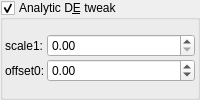
    <widget class="MyGroupBox" name="groupCheck_analyticDE_enabled_false">
     <property name="title">
      <string>Analytic D&amp;E tweak</string>
     </property>
     <property name="checkable">
      <bool>true</bool>
     </property>
     <layout class="QVBoxLayout" name="verticalLayout_12" stretch="0">
      <property name="spacing">
       <number>2</number>
      </property>
      <property name="leftMargin">
       <number>2</number>
      </property>
      <property name="topMargin">
       <number>2</number>
      </property>
      <property name="rightMargin">
       <number>2</number>
      </property>
      <property name="bottomMargin">
       <number>2</number>
      </property>
      <item>
       <layout class="QGridLayout" name="gridLayout_28" columnstretch="0,0,2">
        <property name="spacing">
         <number>2</number>
        </property>
        <item row="0" column="1">
         <widget class="QLabel" name="label_179">
          <property name="text">
           <string>scale1:</string>
          </property>
         </widget>
        </item>
        <item row="1" column="1">
         <widget class="QLabel" name="label_178">
          <property name="text">
           <string>offset0:</string>
          </property>
         </widget>
        </item>
        <item row="1" column="2">
         <widget class="MyDoubleSpinBox" name="spinbox_analyticDE_offset_0">
          <property name="sizePolicy">
           <sizepolicy hsizetype="Minimum" vsizetype="Maximum">
            <horstretch>0</horstretch>
            <verstretch>0</verstretch>
           </sizepolicy>
          </property>
          <property name="prefix">
           <string/>
          </property>
          <property name="suffix">
           <string/>
          </property>
          <property name="decimals">
           <number>2</number>
          </property>
          <property name="minimum">
           <double>-99.989999999999995</double>
          </property>
          <property name="maximum">
           <double>99.989999999999995</double>
          </property>
          <property name="singleStep">
           <double>0.100000000000000</double>
          </property>
         </widget>
        </item>
        <item row="0" column="2">
         <widget class="MyDoubleSpinBox" name="spinbox_analyticDE_scale_1">
          <property name="sizePolicy">
           <sizepolicy hsizetype="Minimum" vsizetype="Maximum">
            <horstretch>0</horstretch>
            <verstretch>0</verstretch>
           </sizepolicy>
          </property>
          <property name="prefix">
           <string/>
          </property>
          <property name="suffix">
           <string/>
          </property>
          <property name="decimals">
           <number>2</number>
          </property>
          <property name="minimum">
           <double>0.000000000000000</double>
          </property>
          <property name="maximum">
           <double>99.989999999999995</double>
          </property>
          <property name="singleStep">
           <double>0.100000000000000</double>
          </property>
         </widget>
        </item>
       </layout>
      </item>
     </layout>
    </widget>
